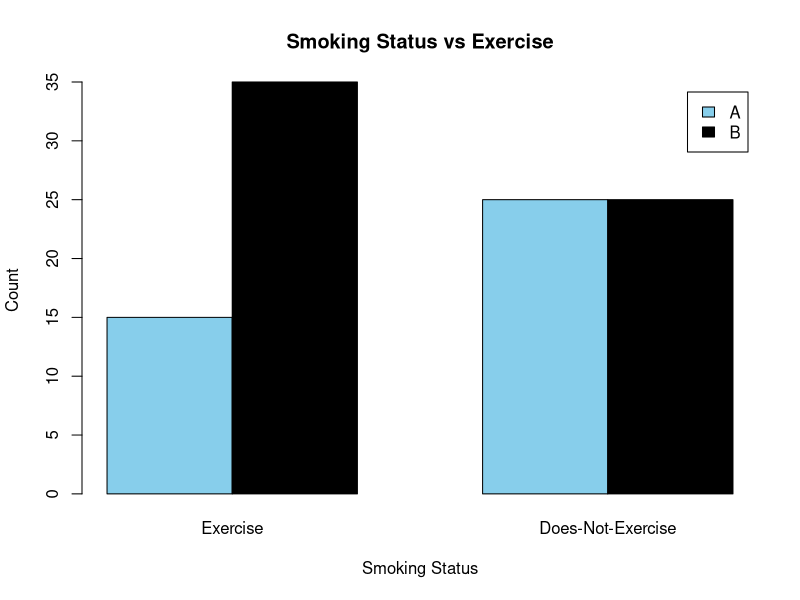

This figure's R source: (Note: this script raises an error after producing the figure.)
# Proportion Testing

# One-sample proportion test: Tests if 45 out of 100 is significantly different from 50%
prop.test(x = 45, n = 100, p = 0.5)

# Two-sample proportion test: Compares proportions of 30/100 vs 45/120
prop.test(x = c(30, 45), n = c(100, 120))



# Chi-Square Test

# Create a 2x2 contingency table with observed frequencies
data <- matrix(c(15, 25, 35, 25), nrow = 2, byrow = TRUE)
# Set column names (overwritten by mistake — will fix below)
colnames(data) <- c("Smoker", "Non-Smoker")             # [Overwritten in next line]
colnames(data) <- c("Exercise", "Does-Not-Exercise")    # Only this will remain
# Convert matrix to table format
data <- as.table(data)
data

# Perform Chi-Square Test of Independence
result <- chisq.test(data)
# Show test result and p-value
result
result$p.value

# Create grouped bar plot of the contingency table
barplot(data, beside = TRUE, col = c("Skyblue", "Black"),
        legend = TRUE, main = "Smoking Status vs Exercise",
        ylab = "Count", xlab = "Smoking Status")



# Anova Testing

df <- as.data.frame(mtcars)
head(df)

str(df)
summary(df)

dim(df)
colnames(df)

# Also Photo
mtcars$cyl <- as.factor(mtcars$cyl)
oneway <- aov(mpg~cyl, data = mtcars)
summary(oneway)

# Also Photo
df <- as.data.frame(ToothGrowt)
data("ToothGrowt")
str("ToothGrowt")

ToothGrowth$dose <- as.factor(ToothGrowth$dose)

twoway <- anov(len ~ supp * dose, data = ToothGrowt)
summary(twoway)


# Co-relation Test

# Impor dataset
df <- as.data.frame(mtcars)
head(df)
str(df)
summary(df)
dim(df)
colnames(df)

numeric_df <- df[sapply(df, is.numeric)]
cor_matrix_pearson <- cor(numeric_df, method = "pearson")
round(cor_matrix_pearson, 2)

cor.test(numeric_df$mpg, numeric_df$wt, method = "pearson")


# Kruskal wallish Test

# Sir's datasets
# Step 1 : Creating dataset
scores <- c(82,85,88,90,78,80,75,79,92,95,91,94)
groups <- factor(rep(c("Zahid", "Wajid", "Ajit"), each = 4))

# Step 1 : Run the Kruskal-Wallish test
kruskal.test(scores ~ groups)

# By using Irish datasets
data(iris)
head(iris)
kruskal.test(Sepal.Length ~ Species, data = iris)
